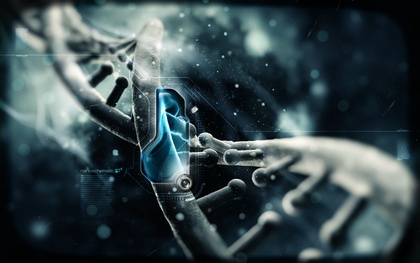
%> input picture CS Project FinalAbdullah2/CS Project 2/NewDNABg.jpg, 420 x 263 px, shrunk from 3839 x 2400 before the run
$ octave animations.m   (GNU Octave 9; MATLAB toolbox functions it lacks are replaced by stand-ins)
%> lines starting %> are read from the running program, lines starting %| are printed output that depends on the picture
### CS Project FinalAbdullah2/CS Project 2/chickenfagetsupreme.m
function out=chickenfagetsupreme(rectangles,enzyme)
[x,y]=ginput(1);
x=floor(x);
y=floor(y);
t=0;
for i=1:numel(rectangles)
    pos=get(rectangles(i),'Position');
    xcor=pos(1);
    ycor=pos(2);
    xcor1=xcor+10;
    ycor1=ycor+10;
    if x > xcor && x < xcor1 && y > ycor && y < ycor1
        for l=0.1:0.1:1
            set(enzyme,'Position',[xcor*l ycor*l 15 15]);
            pause(0.1)
        end
        t=i;
    end
end
out=t;
end

### CS Project FinalAbdullah2/CS Project 2/animations.m
clc
clear
figure
% [Violin, Fs]=audioread('CrashBash.mp3');
% sound(Violin, Fs)
axis([0 120 0 120]);
hold on
axis on
img=imread('NewDNABg.jpg');
%> img is the input picture: size 263x420x3 uint8; mean R, G, B 56.4, 72.8, 76.9
img1=imrotate(img,180);
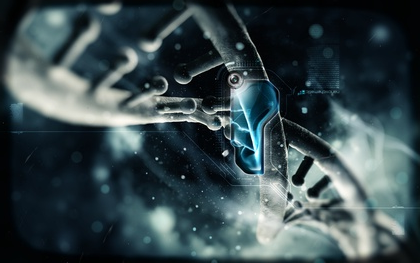
%> img1: size 263x420x3 uint8; mean R, G, B 56.4, 72.8, 76.9; mean of the top-left, top-right, bottom-left and bottom-right quarters 84, 35.3, 37.7, 117.7
image([0 120],[0 120],img1);
for i=10:10:90
h1=rectangle('Position',[i 10 10 10],'facecolor',[rand rand rand]);
end

i=0;
d=0;
l=0;
while 1
    i=i+1;
    xpos=randi(100);
    ypos=randi([40,100]);
    if i~=1
        l=0;
        for j=1:numel(h)
            anus=get(h(j),'Position');
            xcor=anus(1);
            ycor=anus(2);
            xcor1=xcor+10;
            ycor1=ycor+10;
            if xpos > xcor && xpos < xcor1 && ypos > ycor && ypos < ycor1
                l=l+1;
            end

        end
        if l == 0
            h(d+1)=rectangle('Position',[xpos ypos 10 10],'facecolor',[rand rand rand]);
            d=d+1;
        end
    end
    if i==1
        h(i)=rectangle('Position',[xpos ypos 10 10],'facecolor',[rand rand rand]);
        d=d+1;
    end
    if d==9
        break
    end
end
enzyme=rectangle('Position',[0 20 15 15], 'Facecolor','y', 'Curvature',[1 1]);
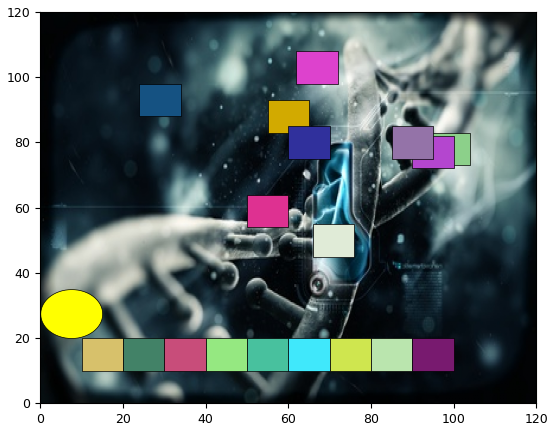
%> figure redrawn from the program's plot data
%> the run ends on the next line
n=1;
while 1
    t=chickenfagetsupreme(h,enzyme);
